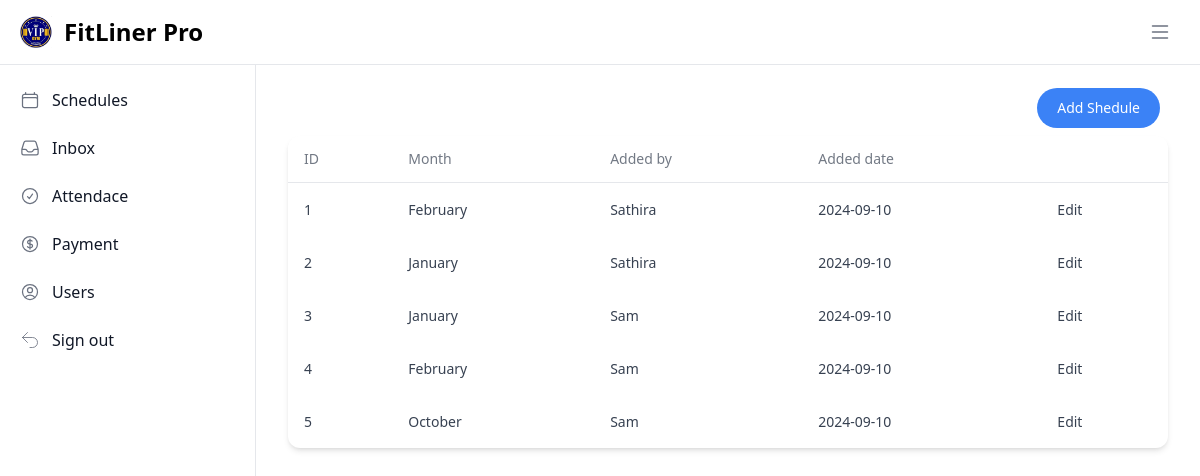
Screenshot of /public/admin_dashboard.php (signed in) with the database file from the repository.
### tables this page shows
CREATE TABLE `shedule` (
  `id` int NOT NULL,
  `excercise` text NOT NULL,
  `reps` varchar(255) NOT NULL,
  `sets` varchar(255) NOT NULL,
  `month` varchar(255) NOT NULL,
  `added_by` text NOT NULL,
  `added_date` date NOT NULL
);

### views/admins/viewShedules.php (the view, shortened to what this page needs)
<?php
include '../config.php';
?>
<div class="flex flex-col items-end" >
    <a href="?active=add_schedules"><button type="button" class="text-white bg-blue-500 hover:bg-blue-80 font-medium rounded-full text-sm px-5 py-2.5 text-center me-2 mb-2 dark:bg-blue-600 dark:hover:bg-blue-700">Add Shedule</button></a>
</div>
<div class="relative flex flex-col w-full h-full overflow-scroll text-gray-700 bg-white shadow-md bg-clip-border rounded-xl">
  <table class="w-full text-left table-auto min-w-max">
    <thead>
      <tr>
        <th class="p-4 border-b border-blue-gray-100 bg-blue-gray-50">
          <p class="block font-sans text-sm antialiased font-normal leading-none text-blue-gray-900 opacity-70">
            ID
          </p>
        </th>
        <th class="p-4 border-b border-blue-gray-100 bg-blue-gray-50">
          <p class="block font-sans text-sm antialiased font-normal leading-none text-blue-gray-900 opacity-70">
            Month
          </p>
        </th>
        <th class="p-4 border-b border-blue-gray-100 bg-blue-gray-50">
          <p class="block font-sans text-sm antialiased font-normal leading-none text-blue-gray-900 opacity-70">
            Added by
          </p>
        </th>
        <th class="p-4 border-b border-blue-gray-100 bg-blue-gray-50">
          <p class="block font-sans text-sm antialiased font-normal leading-none text-blue-gray-900 opacity-70">
            Added date
          </p>
        </th>
        <th class="p-4 border-b border-blue-gray-100 bg-blue-gray-50">
        </th>
      </tr>
    </thead>
    <tbody>
      <?php
        $sql = "SELECT id, month, added_by, added_date FROM shedule";
        $result = $conn->query($sql);
        if ($result->num_rows > 0) {
            while($row = $result->fetch_assoc()) {
                echo '<tr class="even:bg-blue-gray-50/50">';
                echo '<td class="p-4">';
                echo '<p class="block font-sans text-sm antialiased font-normal leading-normal text-blue-gray-900">' . $row['id'] . '</p>';
                echo '</td>';
                echo '<td class="p-4">';
                echo '<p class="block font-sans text-sm antialiased font-normal leading-normal text-blue-gray-900">' . $row['month'] . '</p>';
                echo '</td>';
                echo '<td class="p-4">';
                echo '<p class="block font-sans text-sm antialiased font-normal leading-normal text-blue-gray-900">' . $row['added_by'] . '</p>';
                echo '</td>';
                echo '<td class="p-4">';
                echo '<p class="block font-sans text-sm antialiased font-normal leading-normal text-blue-gray-900">' . $row['added_date'] . '</p>';
                echo '</td>';
                echo '<td class="p-4">';
                echo '<a href="schedule_form.php?id=' . $row['id'] . '" class="block font-sans text-sm antialiased font-medium leading-normal text-blue-gray-900">Edit</a>';
                echo '</td>';
                echo '</tr>';
            }
        } else {
            echo '<tr><td colspan="5" class="p-4 text-center">No records found</td></tr>';
        }
      ?>
    </tbody>
  </table>
</div>

### rows the page displays
shedule: id "1", month "February", added_by "Sathira", added_date "2024-09-10"
shedule: id "2", month "January", added_by "Sathira", added_date "2024-09-10"
shedule: id "3", month "January", added_by "Sam", added_date "2024-09-10"
shedule: id "4", month "February", added_by "Sam", added_date "2024-09-10"
shedule: id "5", month "October", added_by "Sam", added_date "2024-09-10"
